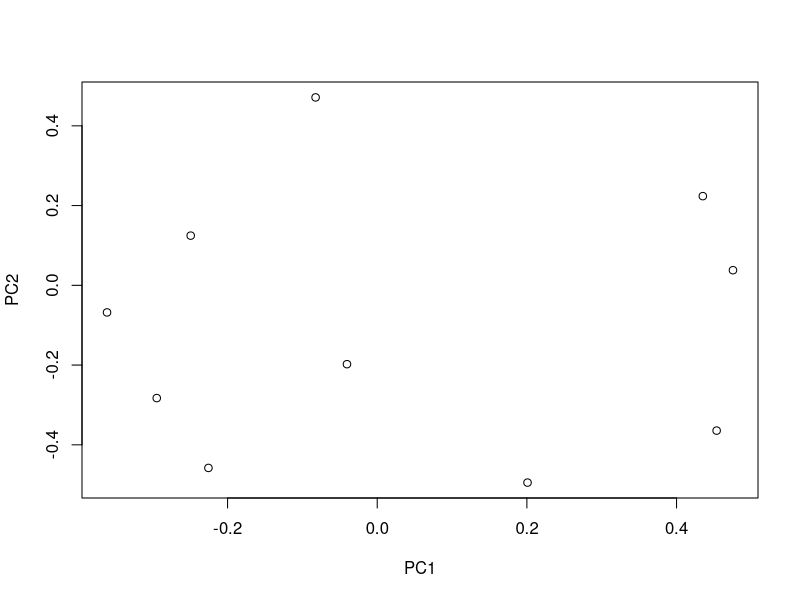
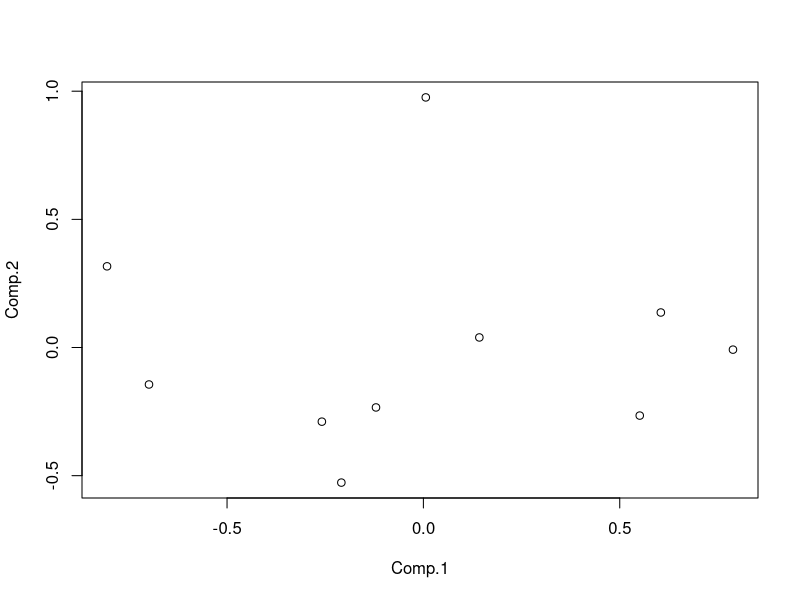
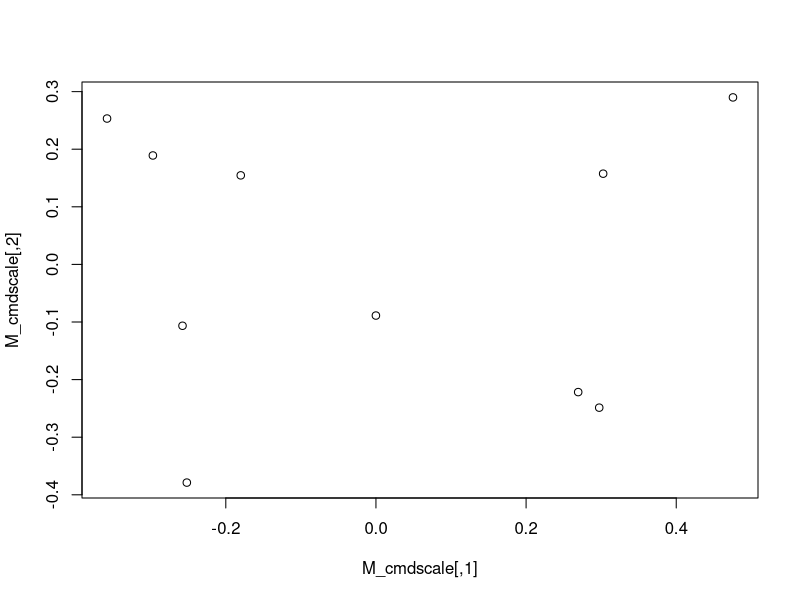

Generate these figures, in order, with R:
## ---- chunk 1
set.seed(547913)
x <- runif(100)
M <- matrix(x, ncol = 10, nrow = 10)
## ---- chunk 2
stats:::prcomp.default
M_prcomp <- prcomp(M)
plot(M_prcomp$rotation)
## ---- chunk 3
stats:::princomp.default
M_princomp <- princomp(M)
plot(M_princomp$scores)
## ---- chunk 4
cmdscale
M_dist <- as.dist(M)
M_cmdscale <- cmdscale(M_dist)
plot(M_cmdscale)
